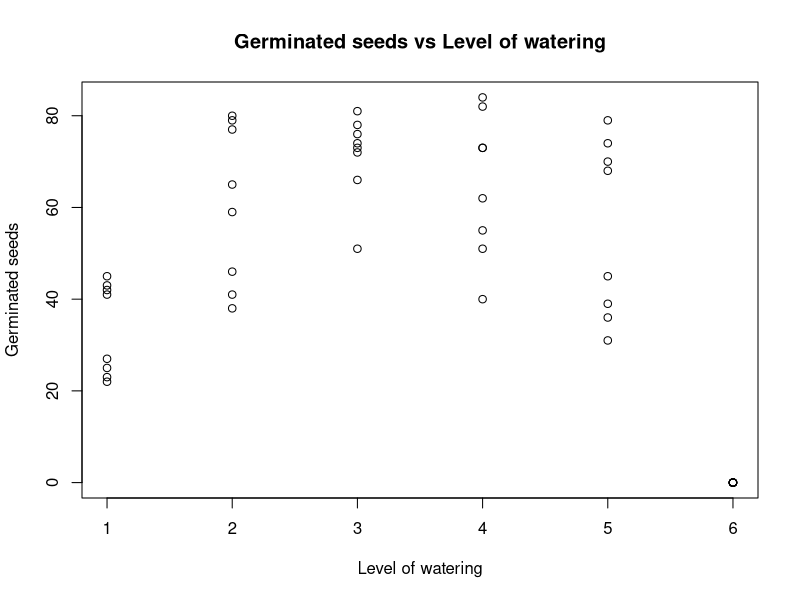
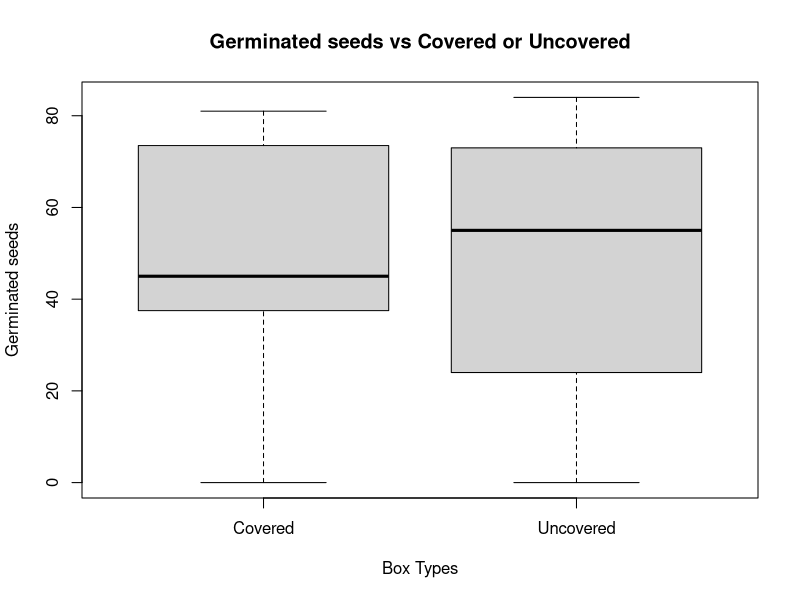
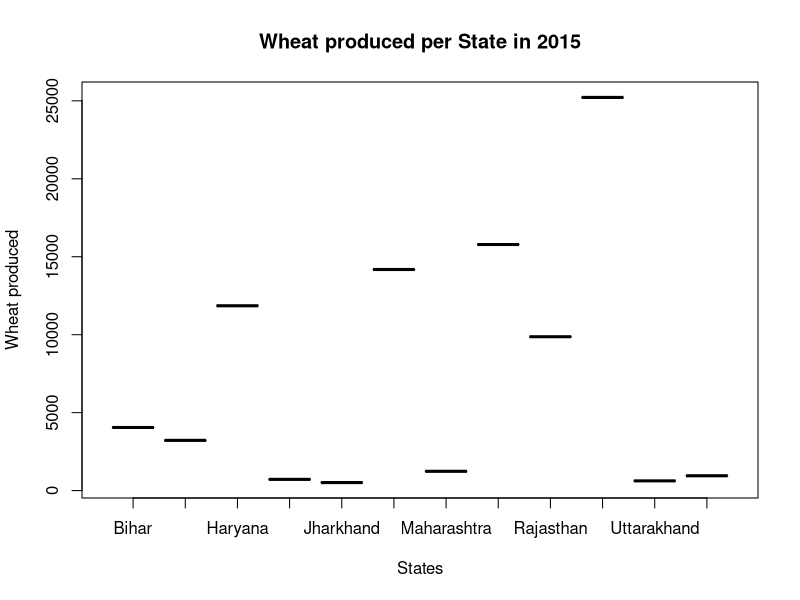
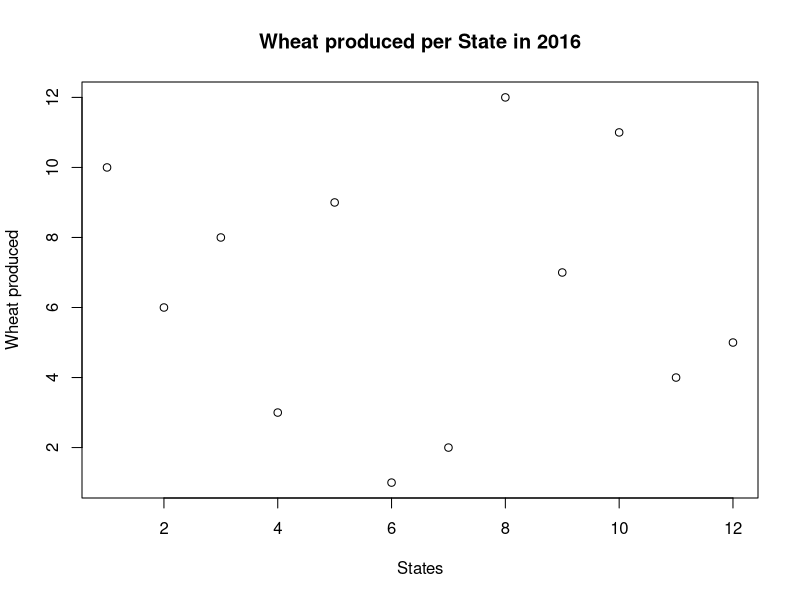
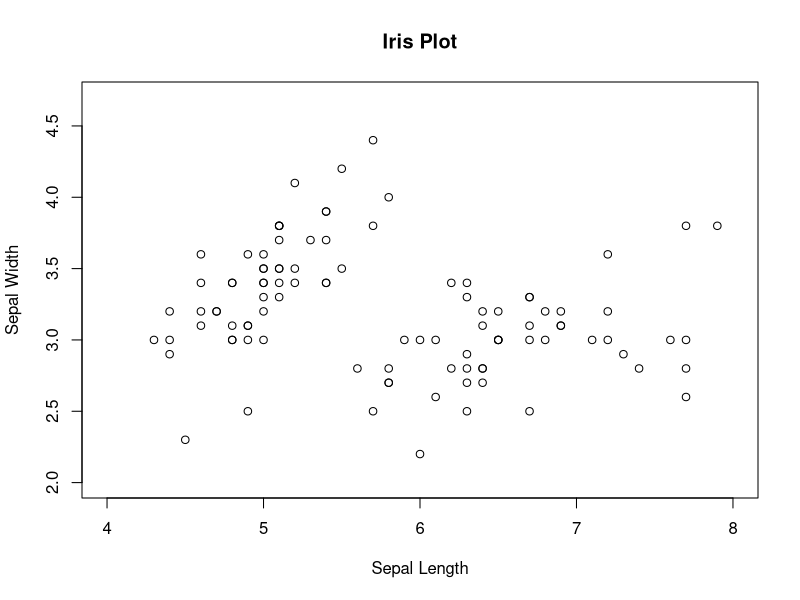

Here is the R script that generated these plots, in order:

setwd("D:Data Science Program")

#Exercise-1
data = read.csv("germination_csv.csv",header=TRUE)

# Q.1)
mean(data$germinated[data$Box=="Uncovered" & data$water_amt==4])

# Q.2)
median(data$germinated[data$Box=="Covered"])

# Q.3)
# a)
plot(data$water_amt, data$germinated, main="Germinated seeds vs Level of watering", xlab="Level of watering", ylab="Germinated seeds")
# b)
data$Box = factor(data$Box)
data$Box
plot(data$Box, data$germinated, main="Germinated seeds vs Covered or Uncovered", xlab="Box Types", ylab="Germinated seeds")

#Exercise-2
library(readxl)
wheat <- read_excel("wheat.xlsx")
wheat

wheat$State = factor(wheat$State)

plot(wheat$State, wheat$`2015 (Th. Tonnes)`, main="Wheat produced per State in 2015", xlab="States", ylab="Wheat produced")
plot(wheat$State, data$`2016 (th. Tonnes)`, main="Wheat produced per State in 2016", xlab="States", ylab="Wheat produced")

#Exercise-3
library(readxl)
iris = read_excel("iris data.xlsx")
iris

plot(x=iris$`sepal length`, y=iris$`sepal width`, main='Iris Plot', xlab='Sepal Length', ylab='Sepal Width', xlim=c(4,8), ylim=c(2,4.7))

